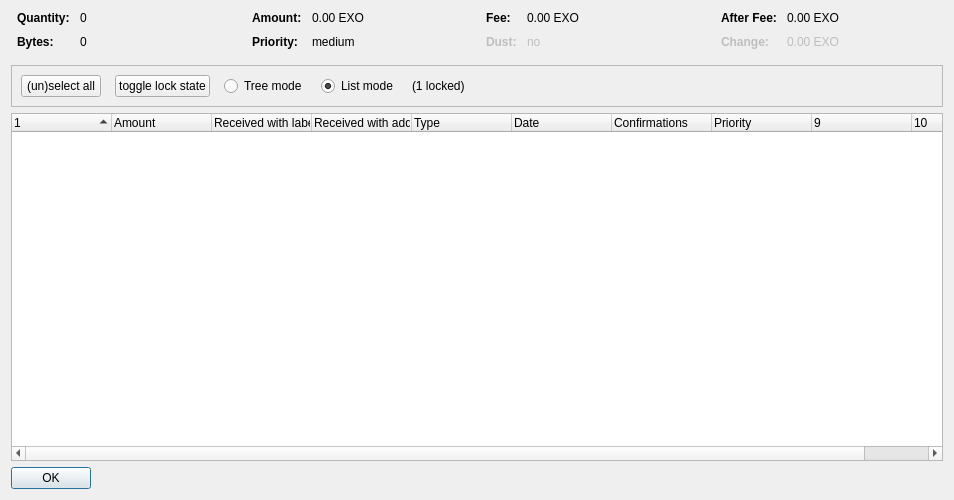
<?xml version="1.0" encoding="UTF-8"?>
<ui version="4.0">
 <class>CoinControlDialog</class>
 <widget class="QDialog" name="CoinControlDialog">
  <property name="geometry">
   <rect>
    <x>0</x>
    <y>0</y>
    <width>954</width>
    <height>500</height>
   </rect>
  </property>
  <property name="windowTitle">
   <string>Coin Selection</string>
  </property>
  <layout class="QVBoxLayout" name="verticalLayout">
   <item>
    <layout class="QHBoxLayout" name="horizontalLayoutTop" stretch="0,0,0,0">
     <property name="topMargin">
      <number>0</number>
     </property>
     <property name="bottomMargin">
      <number>10</number>
     </property>
     <item>
      <layout class="QFormLayout" name="formLayoutCoinControl1">
       <property name="horizontalSpacing">
        <number>10</number>
       </property>
       <property name="verticalSpacing">
        <number>10</number>
       </property>
       <property name="leftMargin">
        <number>6</number>
       </property>
       <property name="rightMargin">
        <number>6</number>
       </property>
       <item row="0" column="0">
        <widget class="QLabel" name="labelCoinControlQuantityText">
         <property name="font">
          <font>
           <weight>75</weight>
           <bold>true</bold>
          </font>
         </property>
         <property name="text">
          <string>Quantity:</string>
         </property>
        </widget>
       </item>
       <item row="0" column="1">
        <widget class="QLabel" name="labelCoinControlQuantity">
         <property name="cursor">
          <cursorShape>IBeamCursor</cursorShape>
         </property>
         <property name="contextMenuPolicy">
          <enum>Qt::ActionsContextMenu</enum>
         </property>
         <property name="text">
          <string notr="true">0</string>
         </property>
         <property name="textInteractionFlags">
          <set>Qt::LinksAccessibleByMouse|Qt::TextSelectableByKeyboard|Qt::TextSelectableByMouse</set>
         </property>
        </widget>
       </item>
       <item row="1" column="0">
        <widget class="QLabel" name="labelCoinControlBytesText">
         <property name="font">
          <font>
           <weight>75</weight>
           <bold>true</bold>
          </font>
         </property>
         <property name="text">
          <string>Bytes:</string>
         </property>
        </widget>
       </item>
       <item row="1" column="1">
        <widget class="QLabel" name="labelCoinControlBytes">
         <property name="cursor">
          <cursorShape>IBeamCursor</cursorShape>
         </property>
         <property name="contextMenuPolicy">
          <enum>Qt::ActionsContextMenu</enum>
         </property>
         <property name="text">
          <string notr="true">0</string>
         </property>
         <property name="textInteractionFlags">
          <set>Qt::LinksAccessibleByMouse|Qt::TextSelectableByKeyboard|Qt::TextSelectableByMouse</set>
         </property>
        </widget>
       </item>
      </layout>
     </item>
     <item>
      <layout class="QFormLayout" name="formLayoutCoinControl2">
       <property name="horizontalSpacing">
        <number>10</number>
       </property>
       <property name="verticalSpacing">
        <number>10</number>
       </property>
       <property name="leftMargin">
        <number>6</number>
       </property>
       <property name="rightMargin">
        <number>6</number>
       </property>
       <item row="0" column="0">
        <widget class="QLabel" name="labelCoinControlAmountText">
         <property name="font">
          <font>
           <weight>75</weight>
           <bold>true</bold>
          </font>
         </property>
         <property name="text">
          <string>Amount:</string>
         </property>
        </widget>
       </item>
       <item row="0" column="1">
        <widget class="QLabel" name="labelCoinControlAmount">
         <property name="cursor">
          <cursorShape>IBeamCursor</cursorShape>
         </property>
         <property name="contextMenuPolicy">
          <enum>Qt::ActionsContextMenu</enum>
         </property>
         <property name="text">
          <string notr="true">0.00 EXO</string>
         </property>
         <property name="textInteractionFlags">
          <set>Qt::LinksAccessibleByMouse|Qt::TextSelectableByKeyboard|Qt::TextSelectableByMouse</set>
         </property>
        </widget>
       </item>
       <item row="1" column="0">
        <widget class="QLabel" name="labelCoinControlPriorityText">
         <property name="font">
          <font>
           <weight>75</weight>
           <bold>true</bold>
          </font>
         </property>
         <property name="text">
          <string>Priority:</string>
         </property>
        </widget>
       </item>
       <item row="1" column="1">
        <widget class="QLabel" name="labelCoinControlPriority">
         <property name="cursor">
          <cursorShape>IBeamCursor</cursorShape>
         </property>
         <property name="contextMenuPolicy">
          <enum>Qt::ActionsContextMenu</enum>
         </property>
         <property name="text">
          <string>medium</string>
         </property>
         <property name="textInteractionFlags">
          <set>Qt::LinksAccessibleByMouse|Qt::TextSelectableByKeyboard|Qt::TextSelectableByMouse</set>
         </property>
        </widget>
       </item>
      </layout>
     </item>
     <item>
      <layout class="QFormLayout" name="formLayoutCoinControl3">
       <property name="horizontalSpacing">
        <number>10</number>
       </property>
       <property name="verticalSpacing">
        <number>10</number>
       </property>
       <property name="leftMargin">
        <number>6</number>
       </property>
       <property name="rightMargin">
        <number>6</number>
       </property>
       <item row="0" column="0">
        <widget class="QLabel" name="labelCoinControlFeeText">
         <property name="font">
          <font>
           <weight>75</weight>
           <bold>true</bold>
          </font>
         </property>
         <property name="text">
          <string>Fee:</string>
         </property>
        </widget>
       </item>
       <item row="0" column="1">
        <widget class="QLabel" name="labelCoinControlFee">
         <property name="cursor">
          <cursorShape>IBeamCursor</cursorShape>
         </property>
         <property name="contextMenuPolicy">
          <enum>Qt::ActionsContextMenu</enum>
         </property>
         <property name="text">
          <string notr="true">0.00 EXO</string>
         </property>
         <property name="textInteractionFlags">
          <set>Qt::LinksAccessibleByMouse|Qt::TextSelectableByKeyboard|Qt::TextSelectableByMouse</set>
         </property>
        </widget>
       </item>
       <item row="1" column="0">
        <widget class="QLabel" name="labelCoinControlLowOutputText">
         <property name="enabled">
          <bool>false</bool>
         </property>
         <property name="font">
          <font>
           <weight>75</weight>
           <bold>true</bold>
          </font>
         </property>
         <property name="text">
          <string>Dust:</string>
         </property>
        </widget>
       </item>
       <item row="1" column="1">
        <widget class="QLabel" name="labelCoinControlLowOutput">
         <property name="enabled">
          <bool>false</bool>
         </property>
         <property name="cursor">
          <cursorShape>IBeamCursor</cursorShape>
         </property>
         <property name="contextMenuPolicy">
          <enum>Qt::ActionsContextMenu</enum>
         </property>
         <property name="text">
          <string>no</string>
         </property>
         <property name="textInteractionFlags">
          <set>Qt::LinksAccessibleByMouse|Qt::TextSelectableByKeyboard|Qt::TextSelectableByMouse</set>
         </property>
        </widget>
       </item>
      </layout>
     </item>
     <item>
      <layout class="QFormLayout" name="formLayoutCoinControl4">
       <property name="horizontalSpacing">
        <number>10</number>
       </property>
       <property name="verticalSpacing">
        <number>10</number>
       </property>
       <property name="leftMargin">
        <number>6</number>
       </property>
       <property name="rightMargin">
        <number>6</number>
       </property>
       <item row="0" column="0">
        <widget class="QLabel" name="labelCoinControlAfterFeeText">
         <property name="font">
          <font>
           <weight>75</weight>
           <bold>true</bold>
          </font>
         </property>
         <property name="text">
          <string>After Fee:</string>
         </property>
        </widget>
       </item>
       <item row="0" column="1">
        <widget class="QLabel" name="labelCoinControlAfterFee">
         <property name="cursor">
          <cursorShape>IBeamCursor</cursorShape>
         </property>
         <property name="contextMenuPolicy">
          <enum>Qt::ActionsContextMenu</enum>
         </property>
         <property name="text">
          <string notr="true">0.00 EXO</string>
         </property>
         <property name="textInteractionFlags">
          <set>Qt::LinksAccessibleByMouse|Qt::TextSelectableByKeyboard|Qt::TextSelectableByMouse</set>
         </property>
        </widget>
       </item>
       <item row="1" column="0">
        <widget class="QLabel" name="labelCoinControlChangeText">
         <property name="enabled">
          <bool>false</bool>
         </property>
         <property name="font">
          <font>
           <weight>75</weight>
           <bold>true</bold>
          </font>
         </property>
         <property name="text">
          <string>Change:</string>
         </property>
        </widget>
       </item>
       <item row="1" column="1">
        <widget class="QLabel" name="labelCoinControlChange">
         <property name="enabled">
          <bool>false</bool>
         </property>
         <property name="cursor">
          <cursorShape>IBeamCursor</cursorShape>
         </property>
         <property name="contextMenuPolicy">
          <enum>Qt::ActionsContextMenu</enum>
         </property>
         <property name="text">
          <string notr="true">0.00 EXO</string>
         </property>
         <property name="textInteractionFlags">
          <set>Qt::LinksAccessibleByMouse|Qt::TextSelectableByKeyboard|Qt::TextSelectableByMouse</set>
         </property>
        </widget>
       </item>
      </layout>
     </item>
    </layout>
   </item>
   <item>
    <widget class="QFrame" name="frame">
     <property name="minimumSize">
      <size>
       <width>0</width>
       <height>40</height>
      </size>
     </property>
     <property name="frameShape">
      <enum>QFrame::StyledPanel</enum>
     </property>
     <property name="frameShadow">
      <enum>QFrame::Sunken</enum>
     </property>
     <layout class="QHBoxLayout" name="horizontalLayout">
      <item>
       <layout class="QHBoxLayout" name="horizontalLayoutPanel" stretch="0,0,0,0,0,0">
        <property name="spacing">
         <number>14</number>
        </property>
        <item>
         <widget class="QPushButton" name="pushButtonSelectAll">
          <property name="sizePolicy">
           <sizepolicy hsizetype="Maximum" vsizetype="Fixed">
            <horstretch>0</horstretch>
            <verstretch>0</verstretch>
           </sizepolicy>
          </property>
          <property name="text">
           <string>(un)select all</string>
          </property>
          <property name="autoDefault">
           <bool>false</bool>
          </property>
         </widget>
        </item>
        <item>
         <widget class="QPushButton" name="pushButtonToggleLock">
          <property name="sizePolicy">
           <sizepolicy hsizetype="Maximum" vsizetype="Fixed">
            <horstretch>0</horstretch>
            <verstretch>0</verstretch>
           </sizepolicy>
          </property>
          <property name="text">
           <string>toggle lock state</string>
          </property>
          <property name="autoDefault">
           <bool>false</bool>
          </property>
         </widget>
        </item>
        <item>
         <widget class="QRadioButton" name="radioTreeMode">
          <property name="sizePolicy">
           <sizepolicy hsizetype="Maximum" vsizetype="Fixed">
            <horstretch>0</horstretch>
            <verstretch>0</verstretch>
           </sizepolicy>
          </property>
          <property name="text">
           <string>Tree mode</string>
          </property>
         </widget>
        </item>
        <item>
         <widget class="QRadioButton" name="radioListMode">
          <property name="sizePolicy">
           <sizepolicy hsizetype="Maximum" vsizetype="Fixed">
            <horstretch>0</horstretch>
            <verstretch>0</verstretch>
           </sizepolicy>
          </property>
          <property name="text">
           <string>List mode</string>
          </property>
          <property name="checked">
           <bool>true</bool>
          </property>
         </widget>
        </item>
        <item>
         <widget class="QLabel" name="labelLocked">
          <property name="text">
           <string>(1 locked)</string>
          </property>
         </widget>
        </item>
        <item>
         <spacer name="horizontalSpacer">
          <property name="orientation">
           <enum>Qt::Horizontal</enum>
          </property>
          <property name="sizeHint" stdset="0">
           <size>
            <width>40</width>
            <height>20</height>
           </size>
          </property>
         </spacer>
        </item>
       </layout>
      </item>
     </layout>
    </widget>
   </item>
   <item>
    <widget class="CoinControlTreeWidget" name="treeWidget">
     <property name="contextMenuPolicy">
      <enum>Qt::CustomContextMenu</enum>
     </property>
     <property name="sortingEnabled">
      <bool>false</bool>
     </property>
     <property name="columnCount">
      <number>10</number>
     </property>
     <attribute name="headerShowSortIndicator" stdset="0">
      <bool>true</bool>
     </attribute>
     <attribute name="headerStretchLastSection">
      <bool>false</bool>
     </attribute>
     <column>
      <property name="text">
       <string/>
      </property>
     </column>
     <column>
      <property name="text">
       <string>Amount</string>
      </property>
     </column>
     <column>
      <property name="text">
       <string>Received with label</string>
      </property>
     </column>
     <column>
      <property name="text">
       <string>Received with address</string>
      </property>
     </column>
     <column>
      <property name="text">
       <string>Type</string>
      </property>
     </column>
     <column>
      <property name="text">
       <string>Date</string>
      </property>
     </column>
     <column>
      <property name="text">
       <string>Confirmations</string>
      </property>
      <property name="toolTip">
       <string>Confirmed</string>
      </property>
     </column>
     <column>
      <property name="text">
       <string>Priority</string>
      </property>
     </column>
     <column>
      <property name="text">
       <string/>
      </property>
     </column>
     <column>
      <property name="text">
       <string/>
      </property>
     </column>
    </widget>
   </item>
   <item>
    <widget class="QDialogButtonBox" name="buttonBox">
     <property name="sizePolicy">
      <sizepolicy hsizetype="Maximum" vsizetype="Fixed">
       <horstretch>0</horstretch>
       <verstretch>0</verstretch>
      </sizepolicy>
     </property>
     <property name="orientation">
      <enum>Qt::Horizontal</enum>
     </property>
     <property name="standardButtons">
      <set>QDialogButtonBox::Ok</set>
     </property>
    </widget>
   </item>
  </layout>
 </widget>
 <customwidgets>
  <customwidget>
   <class>CoinControlTreeWidget</class>
   <extends>QTreeWidget</extends>
   <header>coincontroltreewidget.h</header>
  </customwidget>
 </customwidgets>
 <resources/>
 <connections/>
</ui>
